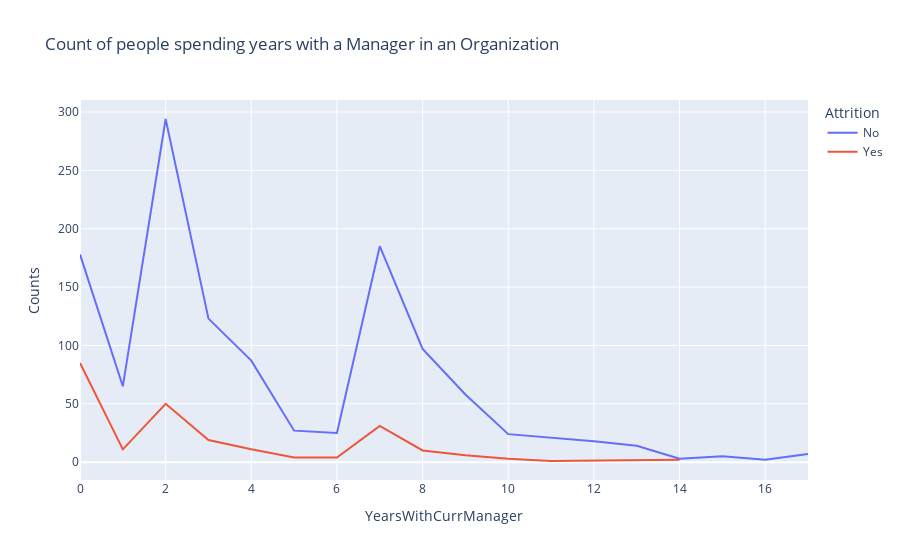

Source (notebook cell):
### Code cell
man_att=data.groupby(['YearsWithCurrManager','Attrition']).apply(lambda x:x['DailyRate'].count()).reset_index(name='Counts')
px.line(man_att,x='YearsWithCurrManager',y='Counts',color='Attrition',title='Count of people spending years with a Manager in an Organization')

### Figure 1 — Plotly figure (JSON) as saved in the notebook; plotly's stock layout.template omitted (floating-point values rounded to 4 significant figures)
{"data": [{"hovertemplate": "Attrition=No<br>YearsWithCurrManager=%{x}<br>Counts=%{y}<extra></extra>", "legendgroup": "No", "line": {"color": "#636efa", "dash": "solid"}, "marker": {"symbol": "circle"}, "mode": "lines", "name": "No", "orientation": "v", "showlegend": true, "type": "scatter", "x": [0, 1, 2, 3, 4, 5, 6, 7, 8, 9, 10, 11, 12, 13, 14, 15, 16, 17], "xaxis": "x", "y": [178, 65, 294, 123, 87, 27, 25, 185, 97, 58, 24, 21, 18, 14, 3, 5, 2, 7], "yaxis": "y"}, {"hovertemplate": "Attrition=Yes<br>YearsWithCurrManager=%{x}<br>Counts=%{y}<extra></extra>", "legendgroup": "Yes", "line": {"color": "#EF553B", "dash": "solid"}, "marker": {"symbol": "circle"}, "mode": "lines", "name": "Yes", "orientation": "v", "showlegend": true, "type": "scatter", "x": [0, 1, 2, 3, 4, 5, 6, 7, 8, 9, 10, 11, 14], "xaxis": "x", "y": [85, 11, 50, 19, 11, 4, 4, 31, 10, 6, 3, 1, 2], "yaxis": "y"}], "layout": {"legend": {"title": {"text": "Attrition"}, "tracegroupgap": 0}, "title": {"text": "Count of people spending years with a Manager in an Organization"}, "xaxis": {"anchor": "y", "domain": [0, 1], "title": {"text": "YearsWithCurrManager"}}, "yaxis": {"anchor": "x", "domain": [0, 1], "title": {"text": "Counts"}}}}
